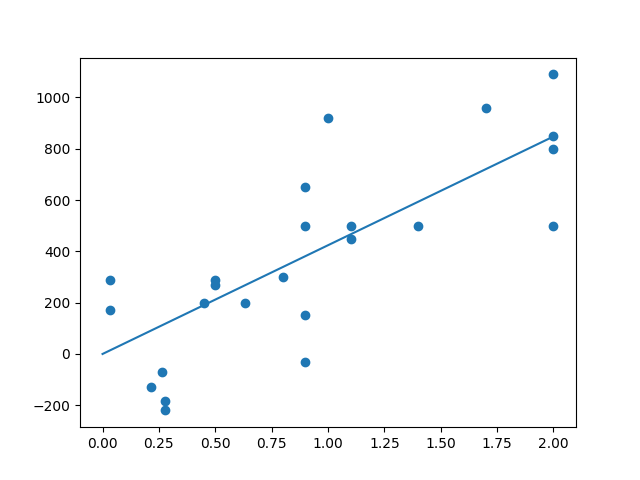

Python code for this plot:
import matplotlib.pyplot as plt
import numpy as np
import time
import math

def sls(list_):
	s = 0
	for l in list_:
		s += l * l
	return s

def s2l(list_1, list_2):
	s = 0
	for i in range(len(list_1)):
		s += list_1[i] * list_2[i]
	return s

def ml(list_):
	s = 0
	for l in list_:
		s += l
	return s/len(list_)

distances = [0.032, 0.034, 0.214, 0.263, 0.275, 0.275, 0.45, 0.5, 0.5, 0.63, 0.8, 0.9, 0.9, 0.9, 0.9, 1.0, 1.1, 1.1, 1.4, 1.7, 2.0, 2.0, 2.0, 2.0]
velocities = [170, 290, -130, -70, -185, -220, 200, 290, 270, 200, 300, -30, 650, 150, 500, 920, 450, 500, 500, 960, 500, 850, 800, 1090]

plt.scatter(distances, velocities)

slope = s2l(distances, velocities) / sls(distances)
print(slope)

x_lobf = np.arange(0, 2.1, 0.1)
y_lobf = slope * x_lobf

# calculate error of slope
residues = []
for i in range(len(distances)):
	residues.append(velocities[i] - slope * distances[i])

ssr = sls(residues)
res_sd = math.sqrt(ssr/22)
dist_mean = ml(distances)

dist_res = []
for i in range(len(distances)):
	dist_res.append(distances[i] - dist_mean)

slope_error = res_sd * math.sqrt(1/sls(dist_res))
print(slope_error)

plt.plot(x_lobf, y_lobf)

plt.savefig("problem_1.png")